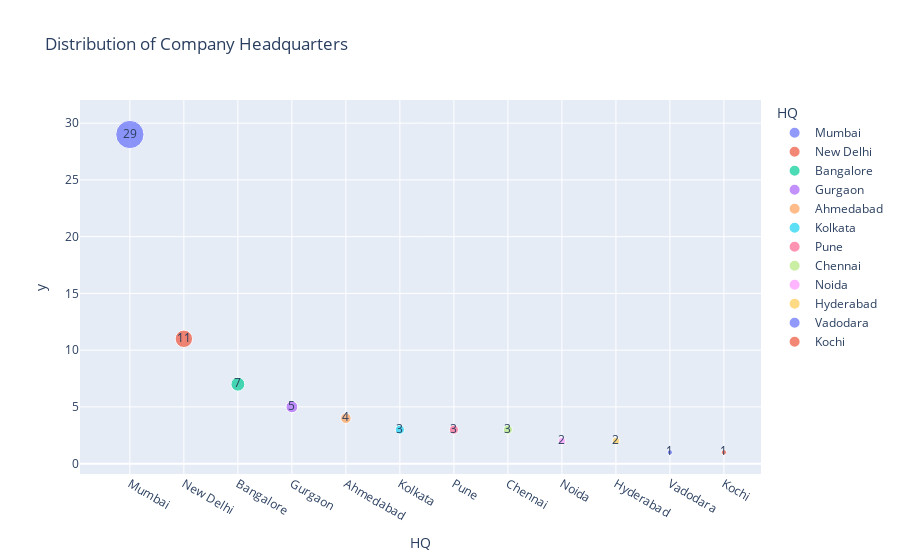

Source (notebook cell):
### Code cell
fig_hq = px.scatter(hq_count, x=hq_count.index,y=hq_count.values, 
                    size=hq_count.values, color=hq_count.index, 
                    text=hq_count.values, 
                    title="Distribution of Company Headquarters")
fig_hq

### Figure 1 — Plotly figure (JSON) as saved in the notebook; plotly's stock layout.template omitted (floating-point values rounded to 4 significant figures)
{"data": [{"hovertemplate": "HQ=%{x}<br>y=%{y}<br>size=%{marker.size}<br>text=%{text}<extra></extra>", "legendgroup": "Mumbai", "marker": {"color": "#636efa", "size": [29], "sizemode": "area", "sizeref": 0.0725, "symbol": "circle"}, "mode": "markers+text", "name": "Mumbai", "orientation": "v", "showlegend": true, "text": [29], "type": "scatter", "x": ["Mumbai"], "xaxis": "x", "y": [29], "yaxis": "y"}, {"hovertemplate": "HQ=%{x}<br>y=%{y}<br>size=%{marker.size}<br>text=%{text}<extra></extra>", "legendgroup": "New Delhi", "marker": {"color": "#EF553B", "size": [11], "sizemode": "area", "sizeref": 0.0725, "symbol": "circle"}, "mode": "markers+text", "name": "New Delhi", "orientation": "v", "showlegend": true, "text": [11], "type": "scatter", "x": ["New Delhi"], "xaxis": "x", "y": [11], "yaxis": "y"}, {"hovertemplate": "HQ=%{x}<br>y=%{y}<br>size=%{marker.size}<br>text=%{text}<extra></extra>", "legendgroup": "Bangalore", "marker": {"color": "#00cc96", "size": [7], "sizemode": "area", "sizeref": 0.0725, "symbol": "circle"}, "mode": "markers+text", "name": "Bangalore", "orientation": "v", "showlegend": true, "text": [7], "type": "scatter", "x": ["Bangalore"], "xaxis": "x", "y": [7], "yaxis": "y"}, {"hovertemplate": "HQ=%{x}<br>y=%{y}<br>size=%{marker.size}<br>text=%{text}<extra></extra>", "legendgroup": "Gurgaon", "marker": {"color": "#ab63fa", "size": [5], "sizemode": "area", "sizeref": 0.0725, "symbol": "circle"}, "mode": "markers+text", "name": "Gurgaon", "orientation": "v", "showlegend": true, "text": [5], "type": "scatter", "x": ["Gurgaon"], "xaxis": "x", "y": [5], "yaxis": "y"}, {"hovertemplate": "HQ=%{x}<br>y=%{y}<br>size=%{marker.size}<br>text=%{text}<extra></extra>", "legendgroup": "Ahmedabad", "marker": {"color": "#FFA15A", "size": [4], "sizemode": "area", "sizeref": 0.0725, "symbol": "circle"}, "mode": "markers+text", "name": "Ahmedabad", "orientation": "v", "showlegend": true, "text": [4], "type": "scatter", "x": ["Ahmedabad"], "xaxis": "x", "y": [4], "yaxis": "y"}, {"hovertemplate": "HQ=%{x}<br>y=%{y}<br>size=%{marker.size}<br>text=%{text}<extra></extra>", "legendgroup": "Kolkata", "marker": {"color": "#19d3f3", "size": [3], "sizemode": "area", "sizeref": 0.0725, "symbol": "circle"}, "mode": "markers+text", "name": "Kolkata", "orientation": "v", "showlegend": true, "text": [3], "type": "scatter", "x": ["Kolkata"], "xaxis": "x", "y": [3], "yaxis": "y"}, {"hovertemplate": "HQ=%{x}<br>y=%{y}<br>size=%{marker.size}<br>text=%{text}<extra></extra>", "legendgroup": "Pune", "marker": {"color": "#FF6692", "size": [3], "sizemode": "area", "sizeref": 0.0725, "symbol": "circle"}, "mode": "markers+text", "name": "Pune", "orientation": "v", "showlegend": true, "text": [3], "type": "scatter", "x": ["Pune"], "xaxis": "x", "y": [3], "yaxis": "y"}, {"hovertemplate": "HQ=%{x}<br>y=%{y}<br>size=%{marker.size}<br>text=%{text}<extra></extra>", "legendgroup": "Chennai", "marker": {"color": "#B6E880", "size": [3], "sizemode": "area", "sizeref": 0.0725, "symbol": "circle"}, "mode": "markers+text", "name": "Chennai", "orientation": "v", "showlegend": true, "text": [3], "type": "scatter", "x": ["Chennai"], "xaxis": "x", "y": [3], "yaxis": "y"}, {"hovertemplate": "HQ=%{x}<br>y=%{y}<br>size=%{marker.size}<br>text=%{text}<extra></extra>", "legendgroup": "Noida", "marker": {"color": "#FF97FF", "size": [2], "sizemode": "area", "sizeref": 0.0725, "symbol": "circle"}, "mode": "markers+text", "name": "Noida", "orientation": "v", "showlegend": true, "text": [2], "type": "scatter", "x": ["Noida"], "xaxis": "x", "y": [2], "yaxis": "y"}, {"hovertemplate": "HQ=%{x}<br>y=%{y}<br>size=%{marker.size}<br>text=%{text}<extra></extra>", "legendgroup": "Hyderabad", "marker": {"color": "#FECB52", "size": [2], "sizemode": "area", "sizeref": 0.0725, "symbol": "circle"}, "mode": "markers+text", "name": "Hyderabad", "orientation": "v", "showlegend": true, "text": [2], "type": "scatter", "x": ["Hyderabad"], "xaxis": "x", "y": [2], "yaxis": "y"}, {"hovertemplate": "HQ=%{x}<br>y=%{y}<br>size=%{marker.size}<br>text=%{text}<extra></extra>", "legendgroup": "Vadodara", "marker": {"color": "#636efa", "size": [1], "sizemode": "area", "sizeref": 0.0725, "symbol": "circle"}, "mode": "markers+text", "name": "Vadodara", "orientation": "v", "showlegend": true, "text": [1], "type": "scatter", "x": ["Vadodara"], "xaxis": "x", "y": [1], "yaxis": "y"}, {"hovertemplate": "HQ=%{x}<br>y=%{y}<br>size=%{marker.size}<br>text=%{text}<extra></extra>", "legendgroup": "Kochi", "marker": {"color": "#EF553B", "size": [1], "sizemode": "area", "sizeref": 0.0725, "symbol": "circle"}, "mode": "markers+text", "name": "Kochi", "orientation": "v", "showlegend": true, "text": [1], "type": "scatter", "x": ["Kochi"], "xaxis": "x", "y": [1], "yaxis": "y"}], "layout": {"legend": {"itemsizing": "constant", "title": {"text": "HQ"}, "tracegroupgap": 0}, "title": {"text": "Distribution of Company Headquarters"}, "xaxis": {"anchor": "y", "categoryarray": ["Mumbai", "New Delhi", "Bangalore", "Gurgaon", "Ahmedabad", "Kolkata", "Pune", "Chennai", "Noida", "Hyderabad", "Vadodara", "Kochi"], "categoryorder": "array", "domain": [0, 1], "title": {"text": "HQ"}}, "yaxis": {"anchor": "x", "domain": [0, 1], "title": {"text": "y"}}}}
